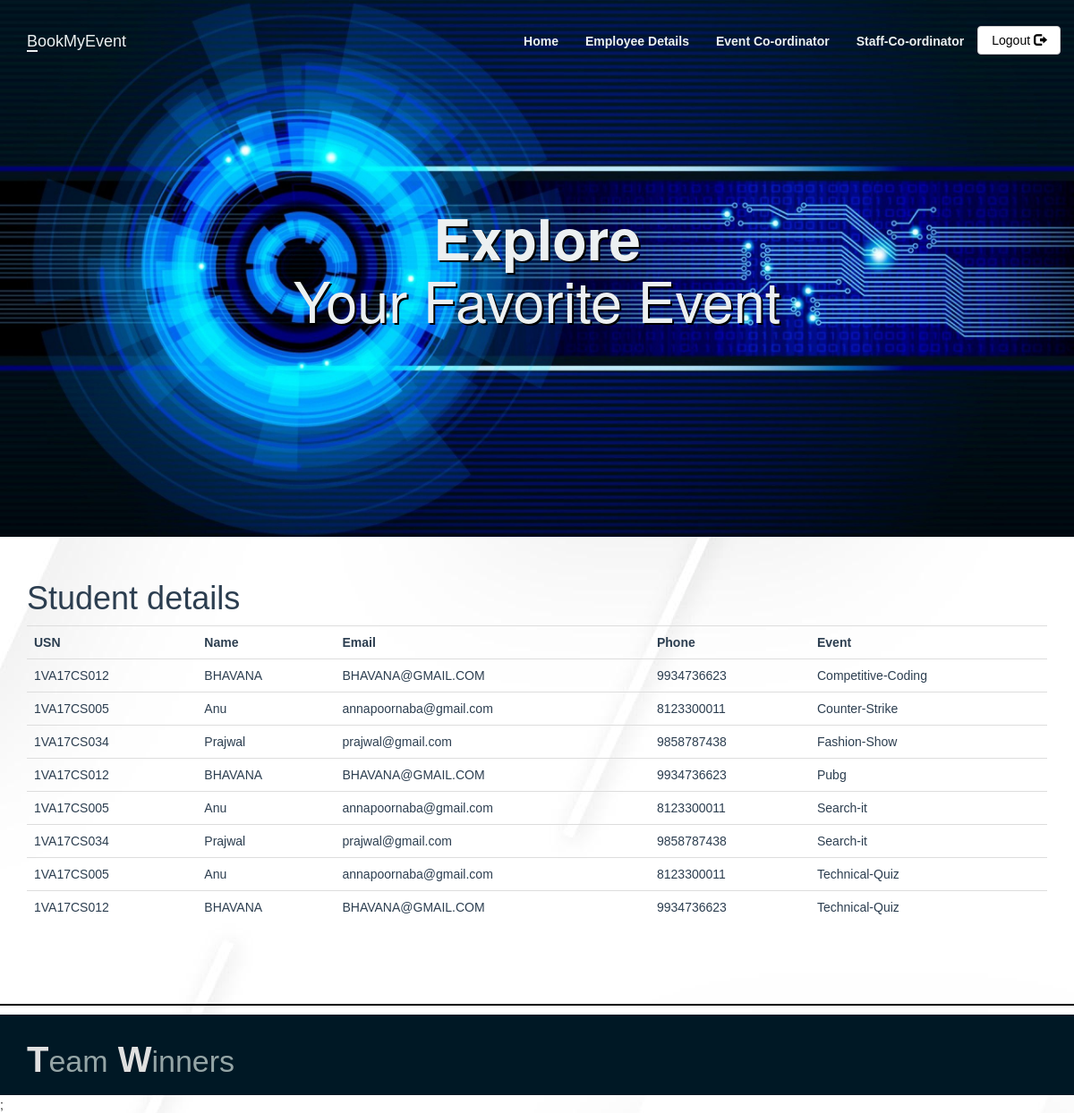
Page /Stu_details.php on the committed database.
### tables this page shows
CREATE TABLE `events` (
  `event_id` int(11) NOT NULL,
  `event_title` varchar(50) NOT NULL,
  `event_price` int(11) DEFAULT NULL,
  `participents` int(100) DEFAULT 0,
  `img_link` text DEFAULT NULL,
  `type_id` int(11) DEFAULT NULL
);

CREATE TABLE `participent` (
  `usn` varchar(20) NOT NULL,
  `name` varchar(100) NOT NULL,
  `branch` varchar(11) NOT NULL,
  `sem` int(11) NOT NULL,
  `email` varchar(300) NOT NULL,
  `phone` varchar(12) NOT NULL,
  `college` varchar(20) NOT NULL
);

### Stu_details.php (the view, shortened to what this page needs)
<?php
include_once 'classes/db1.php';
$result = mysqli_query($conn,"SELECT * FROM events,registered r ,participent p WHERE events.event_id=r.event_id and r.usn = p.usn order by event_title");
?>
<!DOCTYPE html>
<html>
<head>
        <?php require 'utils/styles.php'; ?>
    </head>
<body><?php include 'utils/adminHeader.php'?>
<div class = "content">
<div class = "container">
<h1>Student details</h1>
<?php
if (mysqli_num_rows($result) > 0) {
?>
 <table class="table table-hover" >
  <tr>
  <th>USN</th>
    <th>Name</th>
    <th>Email</th>
    <th>Phone</th>
    <th>Event</th>
  </tr>
<?php
while($row = mysqli_fetch_array($result)) {
?>
<tr>
<td><?php echo $row["usn"]; ?></td>
    <td><?php echo $row["name"]; ?></td>
    <td><?php echo $row["email"]; ?></td>
    <td><?php echo $row["phone"]; ?></td>
    <td><?php echo $row["event_title"]; ?></td>
</tr>
<?php
}
?>
</table>
 <?php
}
else{
    echo "No result found";
}
?>
</div>
</div>
<?php include 'utils/footer.php'?>;
 </body>
</html>

### css/style.css (style rules this page uses)
body { overflow-x: hidden; background-color: #ffffff; background-image: url('../images/4857390.jpg'); }
.content { font-family: Arial, Helvetica, sans-serif; color: #2C3E50; }

### rows in the picture
events: participent.usn "1VA17CS012", participent.name "BHAVANA", participent.email "BHAVANA@GMAIL.COM", participent.phone "9934736623", event_title "Competitive-Coding"
events: participent.usn "1VA17CS005", participent.name "Anu", participent.email "annapoornaba@gmail.com", participent.phone "8123300011", event_title "Counter-Strike"
events: participent.usn "1VA17CS034", participent.name "Prajwal", participent.email "prajwal@gmail.com", participent.phone "9858787438", event_title "Fashion-Show"
events: participent.usn "1VA17CS012", participent.name "BHAVANA", participent.email "BHAVANA@GMAIL.COM", participent.phone "9934736623", event_title "Pubg"
events: participent.usn "1VA17CS005", participent.name "Anu", participent.email "annapoornaba@gmail.com", participent.phone "8123300011", event_title "Search-it", participent.usn "1VA17CS034", participent.name "Prajwal", participent.email "prajwal@gmail.com", participent.phone "9858787438"
events: participent.usn "1VA17CS005", participent.name "Anu", participent.email "annapoornaba@gmail.com", participent.phone "8123300011", event_title "Technical-Quiz", participent.usn "1VA17CS012", participent.name "BHAVANA", participent.email "BHAVANA@GMAIL.COM", participent.phone "9934736623"
